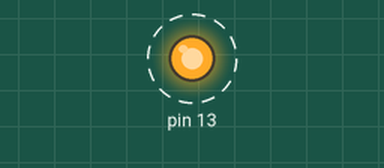
This sketch was run on a simulated Arduino Uno, built with avr-gcc and run on an emulated ATmega328P. Parts: output pins drawn as LEDs (lit = HIGH). Dashed ring = blinking.

Above: at 0.2 s.
Timing chart, 0 to 3.0 s (numbered marks = the images above):
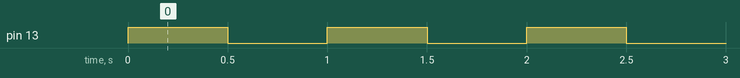

Measured:
- by itself, pin 13: alternates HIGH for 0.50 s and LOW for 0.50 s

The sketch:

blink_led.ino
```cpp
/*
  blink_led

  Turns an LED on for one second, then off for one second, repeatedly.

  Most Arduinos have an on-board LED you can control, attached to digital pin 13.
*/

// the setup function runs once when you press reset or power the board
void setup() {
  // initialize digital pin LED_BUILTIN as an output, or reference 13, which is the pin the LED is connected to.
  pinMode(13, OUTPUT);
  Serial.begin(9600);
}

// the loop function runs over and over again forever
void loop() {               // Repeat
  digitalWrite(13, HIGH);   // turn the LED on, bu setting voltage HIGH
  delay(500);              // wait for a second
  digitalWrite(13, LOW);    // turn the LED off by making the voltage LOW
  delay(500);              // wait for a second

  // Serial.println("Hmm");
  // delay(1000);
}
```
